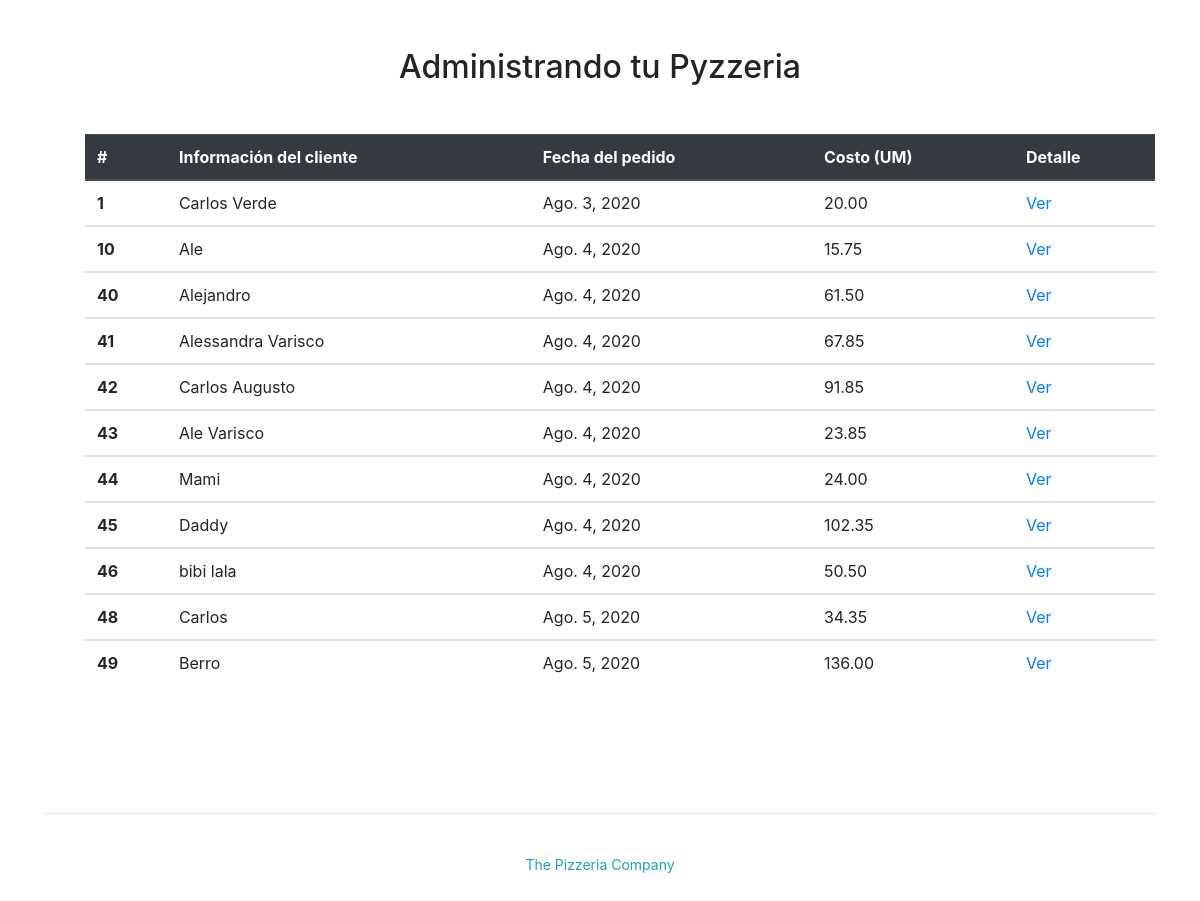
/pedidos/administracion/, run on the app's committed database.
### pedidos/models.py (models this page shows, shortened)
class Pedido(models.Model):
    pedido_id = models.AutoField(primary_key=True)
    fecha_pedido = models.DateField('Fecha pedido')
    nombre_cliente = models.CharField(max_length=200)
    def costo_total(self):
        cont = 0
        for tot in self.pizza_set.all():
            cont = cont + tot.costo()
        return cont

class Pizza(models.Model):
    pizza_id = models.AutoField(primary_key=True)
    pedido_id = models.ForeignKey(Pedido, on_delete=models.DO_NOTHING)
    tamano_id = models.ForeignKey(Tamano, on_delete=models.DO_NOTHING)
    def costo(self):
        cont = 0
        for ing in self.pizza_ingrediente_set.all().filter()[0:]:
            cont = cont + ing.ingrediente_id.get_costo()
        return cont + self.tamano_id.get_costo()

class Tamano(models.Model):
    tamano_id = models.AutoField(primary_key=True)
    nombre_tamano = models.CharField(max_length=200)
    costo_tamano = models.DecimalField(max_digits=10, decimal_places=2)
    def get_costo(self):
        return self.costo_tamano

class Pizza_Ingrediente(models.Model):
    id = models.AutoField(primary_key=True)
    pizza_id = models.ForeignKey(Pizza, on_delete=models.DO_NOTHING, default=1)
    ingrediente_id = models.ForeignKey(Ingrediente, on_delete=models.DO_NOTHING, default=1)

class Ingrediente(models.Model):
    ingrediente_id = models.AutoField(primary_key=True)
    nombre_ingrediente = models.CharField(max_length=200)
    costo_ingrediente = models.DecimalField(max_digits=10, decimal_places=2, default=0)
    def get_costo(self):
        return self.costo_ingrediente

### pedidos/views.py (the view)
# urls.py: path('administracion/', views.admin, name='administracion'),
def admin(request):
    pedidos = list()
    pedidos_list = Pedido.objects.order_by('fecha_pedido')[0:]
    for pl in pedidos_list:
        pizzas = pl.pizza_set.all()
        if pizzas:
            pedidos.append(pl)
    return render(request, 'pedidos/administracion.html', {'pedidos_list': pedidos})

### pedidos/templates/pedidos/administracion.html (shortened to what this page needs)
<html>
    <head>
       {% load bootstrap4 %}
       {% bootstrap_css %}
    </head>
    <body>
<div class="container py-5">
    <div class="row">
        <div class="col-md-12">
            <h2 class="text-center mb-5">Administrando tu Pyzzeria</h2>
            <div>
                {% if pedidos_list %}
                    <ul>
                    <table class="table">
                        <thead class="thead-dark">
                        <tr>
                            <th scope="col">#</th>
                            <th scope="col">Información del cliente</th>
                            <th scope="col">Fecha del pedido</th>
                            <th scope="col">Costo (UM)</th>
                            <th scope="col">Detalle</th>
                        </tr>
                        </thead>
                        {% for pedido in pedidos_list %}
                        <tbody>
                        <tr>
                            <th scope="row">{{pedido.pedido_id}}</th>
                            <td>{{pedido.nombre_cliente}}</td>
                            <td>{{pedido.fecha_pedido}}</td>
                            <td>{{pedido.costo_total}}</td>
                            <td><a href="{% url 'pedidos:detalle' pedido.pedido_id %}">Ver</a></td>
                        </tr>
                        </tbody>
                        {% endfor %}
                    </table>
                    </ul>
                {% else %}
                    <p>No hay pedidos disponibles.</p>
                {% endif %}
            </div>
        <br><br><br><br>
        </div>
    </div>
    <hr>
    <p class="text-center"><br>
        <a class="small text-info d-inline-block" >The Pizzeria Company</a>
    </p>
</div>
    </body>
  </html>

### data on the page
Pedido: pedido_id "1", nombre_cliente "Carlos Verde", fecha_pedido "Ago. 3, 2020", costo_total "20.00"
Pedido: pedido_id "10", nombre_cliente "Ale", fecha_pedido "Ago. 4, 2020", costo_total "15.75"
Pedido: pedido_id "40", nombre_cliente "Alejandro", fecha_pedido "Ago. 4, 2020", costo_total "61.50"
Pedido: pedido_id "41", nombre_cliente "Alessandra Varisco", fecha_pedido "Ago. 4, 2020", costo_total "67.85"
Pedido: pedido_id "42", nombre_cliente "Carlos Augusto", fecha_pedido "Ago. 4, 2020", costo_total "91.85"
Pedido: pedido_id "43", nombre_cliente "Ale Varisco", fecha_pedido "Ago. 4, 2020", costo_total "23.85"
Pedido: pedido_id "44", nombre_cliente "Mami", fecha_pedido "Ago. 4, 2020", costo_total "24.00"
Pedido: pedido_id "45", nombre_cliente "Daddy", fecha_pedido "Ago. 4, 2020", costo_total "102.35"
Pedido: pedido_id "46", nombre_cliente "bibi lala", fecha_pedido "Ago. 4, 2020", costo_total "50.50"
Pedido: pedido_id "48", nombre_cliente "Carlos", fecha_pedido "Ago. 5, 2020", costo_total "34.35"
Pedido: pedido_id "49", nombre_cliente "Berro", fecha_pedido "Ago. 5, 2020", costo_total "136.00"
